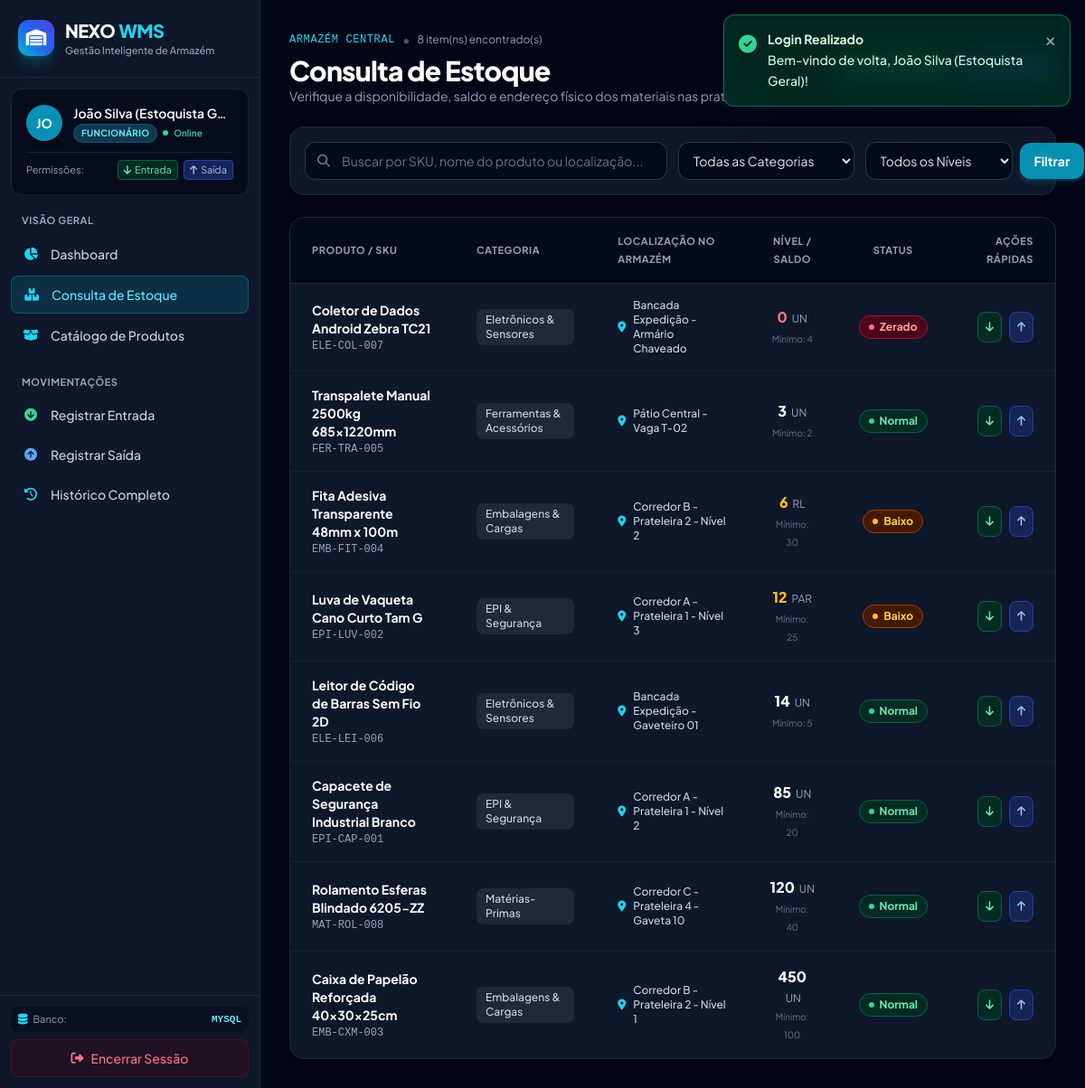
The app's page /estoque.php (signed in) with its own data.
### tables this page shows
CREATE TABLE IF NOT EXISTS `produtos` (
  `id` INT AUTO_INCREMENT PRIMARY KEY,
  `sku` VARCHAR(50) NOT NULL UNIQUE,
  `nome` VARCHAR(150) NOT NULL,
  `categoria_id` INT NULL,
  `localizacao` VARCHAR(100) NOT NULL,
  `unidade` VARCHAR(20) NOT NULL DEFAULT 'UN',
  `preco` DECIMAL(10,2) NOT NULL DEFAULT 0.00,
  `quantidade` INT NOT NULL DEFAULT 0,
  `estoque_minimo` INT NOT NULL DEFAULT 10,
  `status` ENUM('ativo', 'inativo') NOT NULL DEFAULT 'ativo',
  `created_at` TIMESTAMP DEFAULT CURRENT_TIMESTAMP,
  `updated_at` TIMESTAMP DEFAULT CURRENT_TIMESTAMP ON UPDATE CURRENT_TIMESTAMP,
  FOREIGN KEY (`categoria_id`) REFERENCES `categorias`(`id`) ON DELETE SET NULL
);

CREATE TABLE IF NOT EXISTS `categorias` (
  `id` INT AUTO_INCREMENT PRIMARY KEY,
  `nome` VARCHAR(80) NOT NULL UNIQUE,
  `descricao` VARCHAR(255) NULL,
  `created_at` TIMESTAMP DEFAULT CURRENT_TIMESTAMP
);

### includes/auth.php (called while the page is built, shortened)
<?php
function isLoggedIn(): bool {
    return isset($_SESSION['usuario_id']) && !empty($_SESSION['usuario_id']);
}
function isGestor(): bool {
    return isLoggedIn() && (($_SESSION['usuario_perfil'] ?? '') === 'gestor');
}
function canRegisterEntrada(): bool {
    return !empty($_SESSION['usuario_pode_entrada']);
}
function canRegisterSaida(): bool {
    return !empty($_SESSION['usuario_pode_saida']);
}

### estoque.php (the view, shortened to what this page needs)
<?php
require_once __DIR__ . '/bd.php';
require_once __DIR__ . '/includes/auth.php';
$busca = trim($_GET['busca'] ?? '');
$sql = "
    SELECT
        p.*,
        c.nome as categoria_nome
    FROM produtos p
    LEFT JOIN categorias c ON p.categoria_id = c.id
    WHERE 1=1
";
$params = [];
$sql .= " ORDER BY p.quantidade ASC, p.nome ASC";
try {
    $stmt = $pdo->prepare($sql);
    $stmt->execute($params);
    $produtos = $stmt->fetchAll();
} catch (PDOException $e) {
    setToast('error', 'Erro ao carregar o estoque.');
    $produtos = [];
    $categorias = [];
}
require_once __DIR__ . '/includes/header.php';
require_once __DIR__ . '/includes/sidebar.php';
?>
<main class="flex-1 overflow-y-auto bg-slate-950 p-4 sm:p-6 lg:p-8">
    <div class="flex flex-col sm:flex-row sm:items-center justify-between gap-4 mb-6">
        <div>
            <div class="flex items-center gap-2">
                <span class="text-xs font-mono uppercase tracking-wider text-cyan-400">Armazém Central</span>
                <span class="text-slate-600">&bull;</span>
                <span class="text-xs text-slate-400"><?= count($produtos) ?> item(ns) encontrado(s)</span>
            </div>
            <h1 class="text-2xl sm:text-3xl font-extrabold text-white tracking-tight mt-1">
                Consulta de Estoque
            </h1>
            <p class="text-sm text-slate-400">Verifique a disponibilidade, saldo e endereço físico dos materiais nas prateleiras.</p>
        </div>
        <div class="flex items-center gap-2">
            <?php if ($canEntrada): ?>
                <a href="movimentacao.php?tipo=entrada" class="flex items-center gap-2 px-3.5 py-2.5 rounded-xl text-xs font-bold text-white bg-emerald-600 hover:bg-emerald-500 shadow-lg shadow-emerald-600/20 transition-all">
                    <span>Nova Entrada</span>
                </a>
            <?php endif; ?>
            <?php if ($canSaida): ?>
                <a href="movimentacao.php?tipo=saida" class="flex items-center gap-2 px-3.5 py-2.5 rounded-xl text-xs font-bold text-white bg-blue-600 hover:bg-blue-500 shadow-lg shadow-blue-600/20 transition-all">
                    <span>Nova Saída</span>
                </a>
            <?php endif; ?>
        </div>
    </div>
    <div class="bg-slate-900 border border-slate-800 rounded-2xl p-4 shadow-xl mb-6">
        <form method="GET" action="estoque.php" class="grid grid-cols-1 sm:grid-cols-2 lg:grid-cols-4 gap-3">
            <div class="relative lg:col-span-2">
                <div class="absolute inset-y-0 left-0 pl-3.5 flex items-center pointer-events-none text-slate-500">
                    <i class="fa-solid fa-magnifying-glass text-sm"></i>
                </div>
                <input type="text" name="busca" value="<?= htmlspecialchars($busca) ?>"
                       placeholder="Buscar por SKU, nome do produto ou localização..."
                       class="w-full pl-10 pr-4 py-2.5 bg-slate-950/70 border border-slate-700/80 rounded-xl text-sm text-white placeholder-slate-500 focus:outline-none focus:ring-2 focus:ring-cyan-500 focus:border-cyan-500 transition-colors">
            </div>
            <div>
                <select name="categoria" onchange="this.form.submit()"
                        class="w-full py-2.5 px-3 bg-slate-950/70 border border-slate-700/80 rounded-xl text-sm text-slate-200 focus:outline-none focus:ring-2 focus:ring-cyan-500 focus:border-cyan-500 transition-colors">
                    <option value="">Todas as Categorias</option>
                </select>
            </div>
            <div class="flex items-center gap-2">
                <select name="filtro" onchange="this.form.submit()"
                        class="flex-1 py-2.5 px-3 bg-slate-950/70 border border-slate-700/80 rounded-xl text-sm text-slate-200 focus:outline-none focus:ring-2 focus:ring-cyan-500 focus:border-cyan-500 transition-colors">
                    <option value="">Todos os Níveis</option>
                </select>
                <button type="submit" class="px-4 py-2.5 bg-cyan-600 hover:bg-cyan-500 text-white rounded-xl text-sm font-bold shadow-md shadow-cyan-600/30 transition-all">
                    Filtrar
                </button>
            </div>
        </form>
    </div>
    <?php if (empty($produtos)): ?>
        <div class="bg-slate-900 border border-slate-800 rounded-2xl p-12 text-center shadow-lg">
            <div class="w-16 h-16 rounded-2xl bg-slate-800 flex items-center justify-center text-slate-500 text-2xl mx-auto mb-4">
                <i class="fa-solid fa-box-archive"></i>
            </div>
            <h3 class="text-lg font-bold text-white">Nenhum produto encontrado</h3>
            <p class="text-sm text-slate-400 mt-1">Tente ajustar seus termos de pesquisa ou remover os filtros aplicados.</p>
            <div class="mt-6">
                <a href="estoque.php" class="inline-flex items-center gap-2 px-4 py-2 rounded-xl text-xs font-bold text-cyan-400 bg-cyan-950/50 border border-cyan-800 hover:bg-cyan-900/50">
                    <i class="fa-solid fa-rotate-left"></i> Limpar Filtros
                </a>
            </div>
        </div>
    <?php else: ?>
        <div class="hidden md:block bg-slate-900 border border-slate-800 rounded-2xl shadow-xl overflow-hidden">
            <div class="overflow-x-auto">
                <table class="min-w-full divide-y divide-slate-800 text-left text-sm">
                    <thead class="bg-slate-950/70 text-slate-400 font-bold uppercase tracking-wider text-[11px]">
                        <tr>
                            <th scope="col" class="py-4 px-6">Produto / SKU</th>
                            <th scope="col" class="py-4 px-6">Categoria</th>
                            <th scope="col" class="py-4 px-6">Localização no Armazém</th>
                            <th scope="col" class="py-4 px-6 text-center">Nível / Saldo</th>
                            <th scope="col" class="py-4 px-6 text-center">Status</th>
                            <th scope="col" class="py-4 px-6 text-right">Ações Rápidas</th>
                        </tr>
                    </thead>
                    <tbody class="divide-y divide-slate-800/60">
                        <?php foreach ($produtos as $p): ?>
                            <?php
                                $qtd = (int)$p['quantidade'];
                                $min = (int)$p['estoque_minimo'];
                                $statusBadge = 'bg-emerald-950 text-emerald-300 border-emerald-800';
                                $statusLabel = 'Normal';
                                $textColor = 'text-white';
                                if ($qtd == 0) {
                                    $statusBadge = 'bg-rose-950 text-rose-300 border-rose-800';
                                    $statusLabel = 'Zerado';
                                    $textColor = 'text-rose-400';
                                } elseif ($qtd <= $min) {
                                    $statusBadge = 'bg-amber-950 text-amber-300 border-amber-800';
                                    $statusLabel = 'Baixo';
                                    $textColor = 'text-amber-400';
                                }
                            ?>
                            <tr class="hover:bg-slate-800/40 transition-colors">
                                <td class="py-4 px-6">
                                    <div class="font-bold text-white"><?= htmlspecialchars($p['nome']) ?></div>
                                    <div class="text-xs text-slate-400 font-mono mt-0.5"><?= htmlspecialchars($p['sku']) ?></div>
                                </td>
                                <td class="py-4 px-6">
                                    <span class="inline-block px-2.5 py-1 rounded-lg text-xs font-medium bg-slate-800 text-slate-300">
                                        <?= htmlspecialchars($p['categoria_nome'] ?? 'Sem Categoria') ?>
                                    </span>
                                </td>
                                <td class="py-4 px-6">
                                    <div class="flex items-center gap-2 text-slate-300 font-medium text-xs">
                                        <i class="fa-solid fa-location-dot text-cyan-400"></i>
                                        <span><?= htmlspecialchars($p['localizacao']) ?></span>
                                    </div>
                                </td>
                                <td class="py-4 px-6 text-center">
                                    <span class="text-base font-extrabold <?= $textColor ?>">
                                        <?= number_format($qtd, 0, ',', '.') ?>
                                    </span>
                                    <span class="text-xs text-slate-400 ml-0.5"><?= htmlspecialchars($p['unidade']) ?></span>
                                    <div class="text-[10px] text-slate-500 mt-0.5">Mínimo: <?= $min ?></div>
                                </td>
                                <td class="py-4 px-6 text-center">
                                    <span class="inline-flex items-center gap-1.5 px-2.5 py-1 rounded-full text-xs font-bold border <?= $statusBadge ?>">
                                        <span class="w-1.5 h-1.5 rounded-full <?= $qtd == 0 ? 'bg-rose-400' : ($qtd <= $min ? 'bg-amber-400' : 'bg-emerald-400') ?>"></span>
                                        <?= $statusLabel ?>
                                    </span>
                                </td>
                                <td class="py-4 px-6 text-right">
                                    <div class="flex items-center justify-end gap-2">
                                        <?php if ($canEntrada): ?>
                                            <a href="movimentacao.php?tipo=entrada&produto_id=<?= $p['id'] ?>" class="p-2 rounded-lg bg-emerald-950 text-emerald-300 hover:bg-emerald-900 border border-emerald-800 text-xs transition-colors" title="Registrar Entrada">
                                                <i class="fa-solid fa-arrow-down"></i>
                                            </a>
                                        <?php endif; ?>
                                        <?php if ($canSaida): ?>
                                            <a href="movimentacao.php?tipo=saida&produto_id=<?= $p['id'] ?>" class="p-2 rounded-lg bg-blue-950 text-blue-300 hover:bg-blue-900 border border-blue-800 text-xs transition-colors" title="Registrar Saída">
                                                <i class="fa-solid fa-arrow-up"></i>
                                            </a>
                                        <?php endif; ?>
                                    </div>
                                </td>
                            </tr>
                        <?php endforeach; ?>
                    </tbody>
                </table>
            </div>
        </div>
    <?php endif; ?>
</main>
<?php require_once __DIR__ . '/includes/footer.php'; ?>

### records on screen
produtos: nome "Coletor de Dados Android Zebra TC21", sku "ELE-COL-007", categoria.nome "Eletrônicos & Sensores", localizacao "Bancada Expedição - Armário Chaveado", quantidade "0", unidade "UN", estoque_minimo "4", quantidade "Zerado"
produtos: nome "Transpalete Manual 2500kg 685x1220mm", sku "FER-TRA-005", categoria.nome "Ferramentas & Acessórios", localizacao "Pátio Central - Vaga T-02", quantidade "3", unidade "UN", estoque_minimo "2", statusLabel "Normal"
produtos: nome "Fita Adesiva Transparente 48mm x 100m", sku "EMB-FIT-004", categoria.nome "Embalagens & Cargas", localizacao "Corredor B - Prateleira 2 - Nível 2", quantidade "6", unidade "RL", estoque_minimo "30", statusLabel "Baixo"
produtos: nome "Luva de Vaqueta Cano Curto Tam G", sku "EPI-LUV-002", categoria.nome "EPI & Segurança", localizacao "Corredor A - Prateleira 1 - Nível 3", quantidade "12", unidade "PAR", estoque_minimo "25", statusLabel "Baixo"
produtos: nome "Leitor de Código de Barras Sem Fio 2D", sku "ELE-LEI-006", categoria.nome "Eletrônicos & Sensores", localizacao "Bancada Expedição - Gaveteiro 01", quantidade "14", unidade "UN", estoque_minimo "5", statusLabel "Normal"
produtos: nome "Capacete de Segurança Industrial Branco", sku "EPI-CAP-001", categoria.nome "EPI & Segurança", localizacao "Corredor A - Prateleira 1 - Nível 2", quantidade "85", unidade "UN", estoque_minimo "20", statusLabel "Normal"
produtos: nome "Rolamento Esferas Blindado 6205-ZZ", sku "MAT-ROL-008", categoria.nome "Matérias-Primas", localizacao "Corredor C - Prateleira 4 - Gaveta 10", quantidade "120", unidade "UN", estoque_minimo "40", statusLabel "Normal"
produtos: nome "Caixa de Papelão Reforçada 40x30x25cm", sku "EMB-CXM-003", categoria.nome "Embalagens & Cargas", localizacao "Corredor B - Prateleira 2 - Nível 1", quantidade "450", unidade "UN", estoque_minimo "100", statusLabel "Normal"

### other values on screen
$toast['title'] "Login Realizado"
$toast['message'] "Bem-vindo de volta, João Silva (Estoquista Geral)!"
substr($user['nome'] ?? 'U', 0, 2) "JO"
$user['nome'] "João Silva (Estoquista G…"
$GLOBALS['DB_DRIVER'] "MYSQL"
count($produtos) "8"
